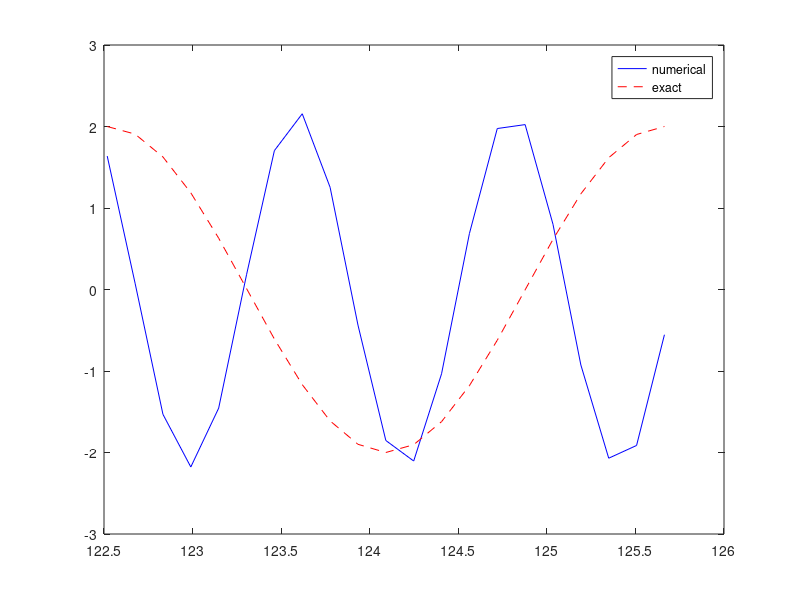

Write MATLAB code to recreate this figure.
clear all;close all;clc;

%Starting values
omega = 2;
P = 2*pi/omega;
dt = P/20; 
T = 40*P;
N_t = floor(round(T/dt));
t = linspace(0, N_t*dt, N_t);
fprintf('N_t: %d\n', N_t);

u = zeros(N_t, 1);
v = zeros(N_t, 1);

% Initial condition
X_0 = 2;
u(1) = X_0;
v(1) = 0;

% Calculating the values using backward euler scheme
for n = 2:N_t
    u(n) = u(n-1)+v(n);
    v(n) = v(n-1) - dt * omega^2 * u(n);
    u(n) = u(n-1)+v(n);
end

% Plotting the numerical and exact solution
N4l = floor(round(P/dt));
true_sol = X_0*cos(omega*t);
plot(t(length(t)-N4l:end), u(length(u)-N4l:end), 'b-')
hold on
plot(t(length(t)-N4l:end), true_sol(length(true_sol)-N4l:end),'r--');
legend('numerical', 'exact')
